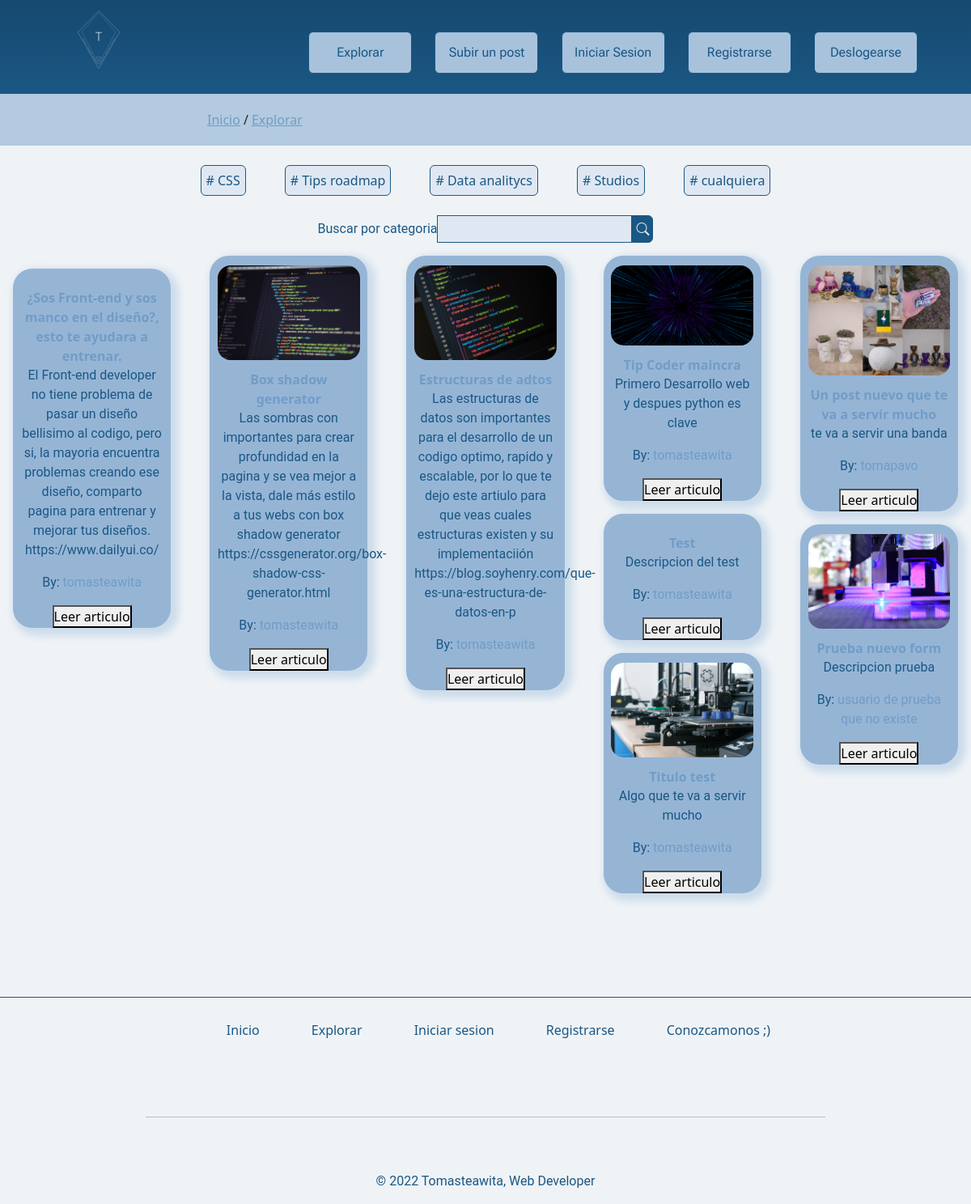
The app's page /search/ (signed in) with its own data.
### app/models.py (models this page shows, shortened)
class Post(models.Model):
    title = models.CharField(max_length=75)
    description = models.CharField(max_length=1024)
    image = models.ImageField(upload_to='image')
    user = models.CharField(max_length=100)
    category = models.CharField(max_length=100)

### app/views.py (the view)
# urls.py: path('search/', search, name="search"),
@login_required
def search(request):
    show_category = Post.objects.all()
    show_category_buttons = []
    for cat in show_category:
        if  cat.category in show_category_buttons:
            pass
        else:
            show_category_buttons.append(cat.category)
    if request.GET.get('category', False):
        category = request.GET['category']
        posts = Post.objects.filter(category__icontains=category)
        return render(request, 'search.html', {'posts': posts,'show_category_buttons':show_category_buttons})
    return render(request, 'search.html', {'show_category': show_category ,'show_category_buttons':show_category_buttons})

### app/templates/search.html (shortened to what this page needs)
{% extends 'main.html' %}
{% load static %}
{% block main %}
    <main class="search">
        <nav class="navigation">
            <div>
                <a href="{% url 'index' %}">Inicio</a><span>/</span><a href="{% url 'search' %}">Explorar</a>
            </div>
        </nav>
        <section class="research">
            <form method="get">
                <div>
                {% for cat in show_category_buttons %}
                    <button type="submit" name="category" value="{{cat}}" id="category" >
                        # {{cat}}
                    </button>
                {% endfor %}
                </div>
            </form>
            <form method="get">
                <label for="category">Buscar por categoria</label>
                <input type="text" name="category" id="category">
                <button type="submit">
                    <i class="bi bi-search"></i>
                </button>
            </form>
        </section>
        <section class="view-post">
            {% if posts %}
                {% for post in posts %}
                    <article class="Tcard">
                        <img src="{{post.image.url}}" alt="">
                        <div>
                            <strong>{{post.title}}</strong>
                            <p>
                                {{post.description}}
                            </p>
                            <p>
                                <span>By: </span><a href="">{{post.user}}</a>
                            </p>
                        </div>
                        <button>
                            Leer articulo
                        </button>
                    </article>
                {% endfor %}
            {% else%}
                {% for post in show_category %}
                    <article class="Tcard">
                        <img src="{{post.image.url}}" alt="">
                        <div>
                            <strong>{{post.title}}</strong>
                            <p>
                                {{post.description}}
                            </p>
                            <p>
                                <span>By: </span><a href="">{{post.user}}</a>
                            </p>
                        </div>
                        <button>
                            Leer articulo
                        </button>
                    </article>
                {% endfor %}
            {% endif %}
        </section>
    </main>
{% endblock %}

### tomasteawita/static/css/style.css (style rules this page uses)
*, *:before, *:after { box-sizing: border-box; margin: 0; padding: 0; }
body { background-color: #eff3f6; }
a, strong { text-decoration: none; color: #719cc6; }
main { z-index: 10; }
p, label { color: #1A5784; font-family: "Roboto", "Quicksand", sans-serif; }
.navigation { background-color: #b3cae0; height: 64px; }
.navigation > div { height: 100%; width: 60%; display: flex; flex-direction: row; align-items: center; margin-left: 256px; justify-content: flex-start; }
.navigation > div span { margin: 4px; }
.navigation > div a { text-decoration: underline; }
.search .research { display: flex; flex-direction: column; align-items: center; justify-content: space-evenly; }
.search .research form { display: flex; flex-direction: row; align-items: center; justify-content: space-evenly; }
.search .research form > div { display: flex; flex-direction: row; justify-content: space-evenly; align-items: center; }
.search .research form > div > button { background: #dfe8f2; border-radius: 6px; padding: 6px; margin: 24px; border: 1px solid #1A5784; color: #1A5784; }
.search .research form:last-child { justify-content: center; }
.search .research form:last-child input { background-color: #dfe8f2; border: 1px solid #1A5784; }
.search .research form:last-child > button { border-top-right-radius: 6px; border-bottom-right-radius: 6px; border: 1px solid #1A5784; background-color: #1A5784; color: #E5EBF1; }
.search .research form:last-child > button, .search .research form:last-child input { padding: 4px; }
.view-post { margin: 1rem auto; width: 100%; max-width: 1775px; column-count: 5; }
.view-post .Tcard { break-inside: avoid; page-break-inside: avoid; margin: 16px; }
.view-post .Tcard img { width: 90%; }
.Tcard { text-align: center; border-radius: 24px; background: #96b5d5; display: flex; flex-direction: column; align-items: center; box-shadow: 5px 5px 10px 5px #ccdceb; -webkit-box-shadow: 5px 5px 10px 5px #ccdceb; -moz-box-shadow: 5px 5px 10px 5px #ccdceb; }
.Tcard img { border-radius: 16px; margin: 12px auto; }
.Tcard div { width: 90%; }

### records on screen
Post: show_category_buttons "CSS", title "¿Sos Front-end y sos manco en el diseño?, esto te ayudara a entrenar.", description "El Front-end developer no tiene problema de pasar un diseño bellisimo al codigo, pero si, la mayoria encuentra problemas creando ese diseño, comparto pagina para entrenar y mejorar tus diseños. https://www.dailyui.co/", user "tomasteawita"
Post: show_category_buttons "Tips roadmap", image (picture), title "Tip Coder maincra", description "Primero Desarrollo web y despues python es clave", user "tomasteawita"
Post: show_category_buttons "Data analitycs", title "Test", description "Descripcion del test", user "tomasteawita"
Post: show_category_buttons "Studios", image (picture), title "Titulo test", description "Algo que te va a servir mucho", user "tomasteawita"
Post: show_category_buttons "cualquiera", image (picture), title "Prueba nuevo form", description "Descripcion prueba", user "usuario de prueba que no existe"
Post: image (picture), title "Box shadow generator", description "Las sombras con importantes para crear profundidad en la pagina y se vea mejor a la vista, dale más estilo a tus webs con box shadow generator https://cssgenerator.org/box-shadow-css-generator.html", user "tomasteawita"
Post: image (picture), title "Estructuras de adtos", description "Las estructuras de datos son importantes para el desarrollo de un codigo optimo, rapido y escalable, por lo que te dejo este artiulo para que veas cuales estructuras existen y su implementaciión https://blog.soyhenry.com/que-es-una-estructura-de-datos-en-p", user "tomasteawita"
Post: image (picture), title "Un post nuevo que te va a servir mucho", description "te va a servir una banda", user "tomapavo"
